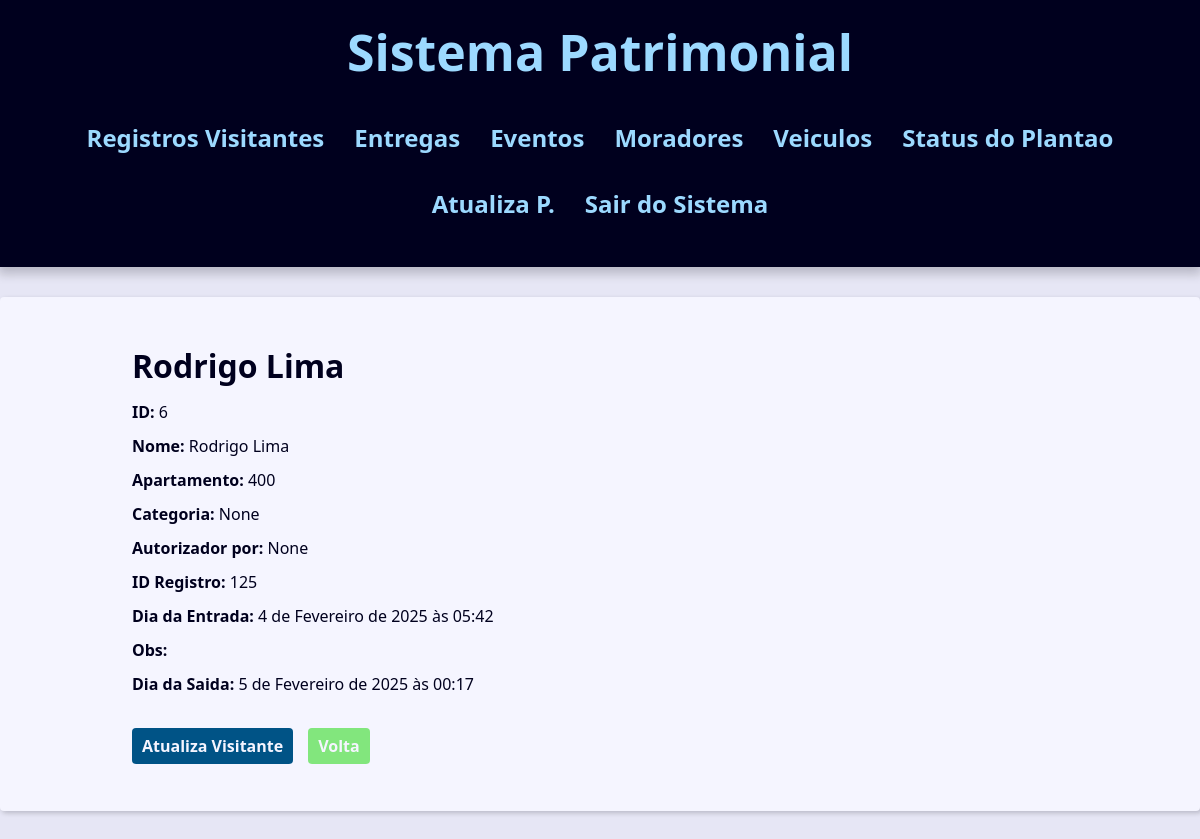
The app's page /porteiros/visitantes/6/detail/ (signed in) with its own data.
### contact/models.py (models this page shows, shortened)
class Visitante(models.Model):
    nome = models.CharField(max_length=254)
    apartamento = models.ForeignKey(Apartamento,
                                    on_delete=models.SET_NULL,
                                    blank=True, null=True
                                     )
    categoria = models.ForeignKey(Categoria,
                                    on_delete=models.SET_NULL,
                                    blank=True, null=True
                                     )
    autorizador = models.ForeignKey(User, on_delete=models.SET_NULL,
                                    blank=True, null=True
                                     )
    data_entrada = models.DateTimeField(default=timezone.now)
    id_registro = models.CharField(max_length=50)
    obs = models.TextField(blank=True)
    saida = models.DateTimeField(null=True, blank=True)

class Apartamento(models.Model):
    numero_apartamento = models.CharField(max_length=50)
    anda = models.CharField(max_length=50)
    def __str__(self) -> str:
        return self.numero_apartamento

### contact/views/contact_views.py (the view)
@porteiro_required
def visitanteIndex(request, visitante_id):
    visitanteIndex = get_object_or_404(Visitante, pk=visitante_id)
    site_title = f'  { visitanteIndex.nome } - '
    context = {
        'visitantes': visitanteIndex,
        'site_title': site_title,
    }
    return render(
        request,
        'contact/visitantes/index_visitante.html',
        context,
    )

### contact/views/user_forms.py (called while the page is built)
def porteiro_required(view_func):
    @wraps(view_func)
    @login_required
    def _wrapped_view(request, *args, **kwargs):
        if not request.user.groups.filter(name="porteiro").exists():  # Verifica se o usuário está no grupo 'porteiro'
            messages.error(request, 'Acesso negado! Apenas porteiros podem acessar esta área.')
            return redirect('contact:login_views')  # Redireciona para login se não for porteiro
        return view_func(request, *args, **kwargs)
    return _wrapped_view

### contact/templates/contact/visitantes/index_visitante.html
{% extends "global/base.html" %}
{% block content %}
    <div class="single-contact">
        <h1 class="single-contact-name">
            {{ visitantes.nome }}
        </h1>
        <p><b>ID:</b> {{ visitantes.id }}</p>
        <p><b>Nome:</b> {{ visitantes.nome }}</p>
        <p><b>Apartamento:</b> {{ visitantes.apartamento }}</p>
        <p><b>Categoria:</b> {{ visitantes.categoria }}</p>
        <p><b>Autorizador por:</b> {{ visitantes.autorizador }}</p>
        <p><b>ID Registro:</b> {{ visitantes.id_registro }}</p>
        <p><b>Dia da Entrada:</b> {{ visitantes.data_entrada }}</p>
        <p><b>Obs:</b> {{ visitantes.obs }}</p>
        <p><b>Dia da Saida:</b> {{ visitantes.saida }}</p>
        <div class="contact-links">
            <a class="btn btn-link"
            href="{% url 'contact:visitanteIndexUpdate' visitantes.id %}">
             Atualiza Visitante
             </a>
             <a class="btn btn-link btn-volta"
            href="{% url 'contact:index' %}">
             Volta
             </a>
        </div>
    </div>
{% endblock content %}

### base_static/global/css/style.css (style rules this page uses)
:root { --spacing: 1.5rem; --link-dark-color: rgb(0, 83, 134); --link-light-color: rgb(156, 217, 255); --clr-white: rgb(245, 245, 255); --clr-black: rgb(0, 0, 30); --clr-light-gray: rgb(230, 230, 245); --clr-dark-shadow-5: rgba(0, 0, 10, 5%); --clr-dark-shadow-10: rgba(0, 0, 10, 10%); --clr-dark-shadow-20: rgba(0, 0, 10, 20%); --clr-light-shadow-5: rgba(200, 200, 255, 5%); --clr-light-shadow-10: rgba(200, 200, 255, 10%); --clr-light-shadow-20: rgba(200, 200, 255, 20%); --main-page-width: 120rem; --table-min-width: 60rem; --biggest-font-size: 5rem; --bigger-font-size: 4rem; --big-font-size: 3.2rem; --medium-font-size: 2.4rem; --small-font-size: 1.6rem; --smaller-font-size: 1.4rem; --smallest-font-size: 1.2rem; --transition-fast: 300ms; --transition-medium: 600ms; --transition-slow: 1s; --default-border-radius: 4px; }
*, *::before, *::after { margin: 0; padding: 0; box-sizing: border-box; }
html { font-size: 62.5%; }
body { font-family: system-ui, -apple-system, BlinkMacSystemFont, 'Segoe UI', Roboto, Oxygen, Ubuntu, Cantarell, 'Open Sans', 'Helvetica Neue', sans-serif; line-height: 1.5; font-size: var(--small-font-size); color: var(--clr-black); -webkit-font-smoothing: antialiased; background: var(--clr-light-gray); }
@media (min-width: 600px) { .single-contact { max-width: 80%; margin: calc(var(--spacing) * 2) auto; } }
.single-contact h1 { margin: 1rem 0; }
.single-contact p { margin: 1rem 0; }
.btn { background-color: var(--link-dark-color); color: var(--clr-white); font-weight: bold; border: none; padding: 1rem 2rem; border-radius: var(--default-border-radius); cursor: pointer; transition: filter var(--transition-fast) ease-in-out; }
.contact-links { margin-block: calc(var(--small-font-size) * 2); display: flex; align-items: center; gap: 0 var(--spacing); }
.btn-link { font-size: var(--small-font-size); text-decoration: none; font-weight: bold; padding: 1rem; display: block; line-height: var(--small-font-size); }
.btn-volta { background: rgb(130, 230, 125); }

### records on screen
Visitante: nome "Rodrigo Lima", id "6", apartamento "400", categoria "None", autorizador "None", id_registro "125", data_entrada "4 de Fevereiro de 2025 às 05:42", saida "5 de Fevereiro de 2025 às 00:17"
